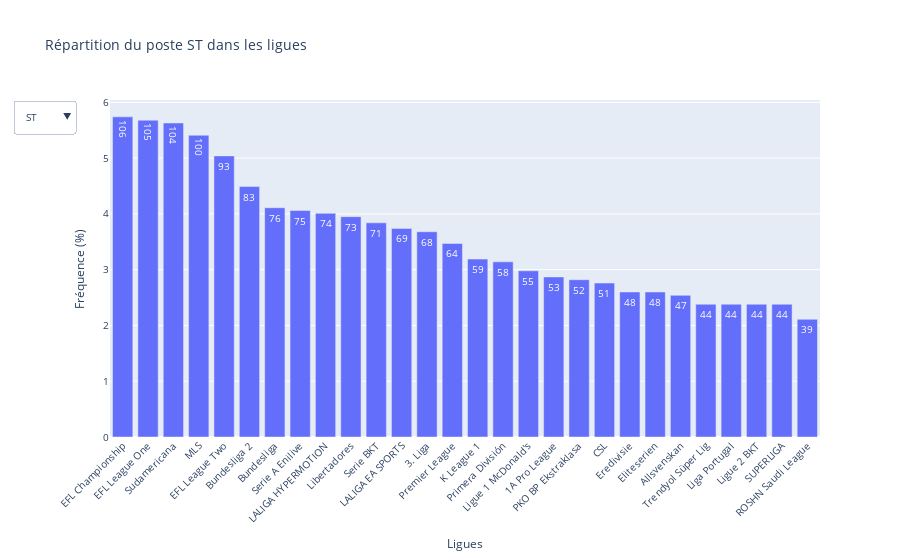

Notebook source saved alongside this figure:
### Markdown cell above
#### Tableau plus detaillés et meilleurs visualisation

### Code cell
import plotly.express as px


# Fonction pour calculer les effectifs et fréquences pour un poste spécifique
def calculer_effectifs_frequences_par_poste(df, poste):
    df_poste = df[df['Position'] == poste]
    effectifs_poste_ligue = df_poste['League'].value_counts().sort_values(ascending=False)
    frequences_poste_ligue = (effectifs_poste_ligue / df_poste['League'].value_counts().sum()) * 100
    return pd.DataFrame({
        'League': effectifs_poste_ligue.index,
        'Effectif': effectifs_poste_ligue.values,
        'Fréquence (%)': frequences_poste_ligue.values.round(2)
    })

# Créer un tableau pour chaque poste
postes = df_2['Position'].unique()
tableaux_par_poste = {poste: calculer_effectifs_frequences_par_poste(df_2, poste) for poste in postes}

# Graphique interactif
fig = px.bar(
    tableaux_par_poste[postes[0]],  # Par défaut on affiche le premier poste
    x='League',
    y='Fréquence (%)',
    text='Effectif',
    hover_data={'Fréquence (%)': ':.2f', 'Effectif': True},
    labels={'League': 'Ligues', 'Fréquence (%)': 'Fréquence (%)'},
    title=f"Répartition du poste {postes[0]} dans les ligues"
)

# Ajouter un dropdown pour changer de poste
buttons = [
    {
        'label': poste,
        'method': 'update',
        'args': [
            {'x': [tableaux_par_poste[poste]['League']],
             'y': [tableaux_par_poste[poste]['Fréquence (%)']],
             'text': [tableaux_par_poste[poste]['Effectif']]},
            {'title': f"Répartition du poste {poste} dans les ligues"}
        ]
    }
    for poste in postes
]

# Mise à jour du layout avec le dropdown
fig.update_layout(
    xaxis_tickangle=-45,  # Incliner les labels à 45 degrés
    font=dict(size=10),  # Diminuer la taille des écritures
    showlegend=False,  # Masquer la légende pour le moment
    updatemenus=[
        {
            'buttons': buttons,
            'direction': 'down',
            'showactive': True,
        }
    ]
)

# Afficher le graphique interactif avec le filtre
fig.show()

### Figure 1 — Plotly figure (JSON) as saved in the notebook; plotly's stock layout.template omitted (floating-point values rounded to 4 significant figures)
{"data": [{"alignmentgroup": "True", "customdata": [[106], [105], [104], [100], [93], [83], [76], [75], [74], [73], [71], [69], [68], [64], [59], [58], [55], [53], [52], [51], [48], [48], [47], [44], [44], [44], [44], [39]], "hovertemplate": "Ligues=%{x}<br>Fréquence (%)=%{y:.2f}<br>Effectif=%{customdata[0]}<extra></extra>", "legendgroup": "", "marker": {"color": "#636efa", "pattern": {"shape": ""}}, "name": "", "offsetgroup": "", "orientation": "v", "showlegend": false, "text": [106, 105, 104, 100, 93, 83, 76, 75, 74, 73, 71, 69, 68, 64, 59, 58, 55, 53, 52, 51, 48, 48, 47, 44, 44, 44, 44, 39], "textposition": "auto", "type": "bar", "x": ["EFL Championship", "EFL League One", "Sudamericana", "MLS", "EFL League Two", "Bundesliga 2", "Bundesliga", "Serie A Enilive", "LALIGA HYPERMOTION", "Libertadores", "Serie BKT", "LALIGA EA SPORTS", "3. Liga", "Premier League", "K League 1", "Primera División", "Ligue 1 McDonald's", "1A Pro League", "PKO BP Ekstraklasa", "CSL", "Eredivisie", "Eliteserien", "Allsvenskan", "Trendyol Süper Lig", "Liga Portugal", "Ligue 2 BKT", "SUPERLIGA", "ROSHN Saudi League"], "xaxis": "x", "y": [5.74, 5.68, 5.63, 5.41, 5.04, 4.49, 4.11, 4.06, 4.01, 3.95, 3.84, 3.74, 3.68, 3.47, 3.19, 3.14, 2.98, 2.87, 2.82, 2.76, 2.6, 2.6, 2.54, 2.38, 2.38, 2.38, 2.38, 2.11], "yaxis": "y"}], "layout": {"barmode": "relative", "font": {"size": 10}, "legend": {"tracegroupgap": 0}, "showlegend": false, "title": {"text": "Répartition du poste ST dans les ligues"}, "updatemenus": [{"buttons": [{"args": [{"text": [[106, 105, 104, 100, 93, 83, 76, 75, 74, 73, 71, 69, 68, 64, 59, 58, 55, 53, 52, 51, 48, 48, 47, 44, 44, 44, 44, 39]], "x": [["EFL Championship", "EFL League One", "Sudamericana", "MLS", "EFL League Two", "Bundesliga 2", "Bundesliga", "Serie A Enilive", "LALIGA HYPERMOTION", "Libertadores", "Serie BKT", "LALIGA EA SPORTS", "3. Liga", "Premier League", "K League 1", "Primera División", "Ligue 1 McDonald's", "1A Pro League", "PKO BP Ekstraklasa", "CSL", "Eredivisie", "Eliteserien", "Allsvenskan", "Trendyol Süper Lig", "Liga Portugal", "Ligue 2 BKT", "SUPERLIGA", "ROSHN Saudi League"]], "y": [[5.74, 5.68, 5.63, 5.41, 5.04, 4.49, 4.11, 4.06, 4.01, 3.95, 3.84, 3.74, 3.68, 3.47, 3.19, 3.14, 2.98, 2.87, 2.82, 2.76, 2.6, 2.6, 2.54, 2.38, 2.38, 2.38, 2.38, 2.11]]}, {"title": "Répartition du poste ST dans les ligues"}], "label": "ST", "method": "update"}, {"args": [{"text": [[79, 66, 63, 60, 55, 46, 44, 44, 42, 41, 40, 40, 38, 38, 36, 36, 33, 33, 33, 32, 31, 31, 31, 29, 27, 27, 22, 18]], "x": [["Sudamericana", "MLS", "Premier League", "EFL Championship", "Libertadores", "Bundesliga 2", "ROSHN Saudi League", "EFL League One", "Ligue 1 McDonald's", "3. Liga", "PKO BP Ekstraklasa", "EFL League Two", "LALIGA HYPERMOTION", "Trendyol Süper Lig", "Serie A Enilive", "Bundesliga", "1A Pro League", "Serie BKT", "LALIGA EA SPORTS", "CSL", "Liga Portugal", "Eredivisie", "SUPERLIGA", "Ligue 2 BKT", "Primera División", "K League 1", "Allsvenskan", "Eliteserien"]], "y": [[7.09, 5.92, 5.65, 5.38, 4.93, 4.13, 3.95, 3.95, 3.77, 3.68, 3.59, 3.59, 3.41, 3.41, 3.23, 3.23, 2.96, 2.96, 2.96, 2.87, 2.78, 2.78, 2.78, 2.6, 2.42, 2.42, 1.97, 1.61]]}, {"title": "Répartition du poste CDM dans les ligues"}], "label": "CDM", "method": "update"}, {"args": [{"text": [[56, 49, 47, 43, 40, 39, 39, 38, 37, 35, 32, 32, 30, 26, 26, 25, 24, 23, 23, 22, 21, 19, 19, 16, 12, 12, 11, 11]], "x": [["Sudamericana", "3. Liga", "PKO BP Ekstraklasa", "Bundesliga 2", "Bundesliga", "MLS", "EFL Championship", "Eredivisie", "EFL League One", "Libertadores", "Serie A Enilive", "Premier League", "EFL League Two", "LALIGA EA SPORTS", "Trendyol Süper Lig", "Serie BKT", "Primera División", "1A Pro League", "Ligue 1 McDonald's", "Liga Portugal", "SUPERLIGA", "ROSHN Saudi League", "Allsvenskan", "K League 1", "LALIGA HYPERMOTION", "Ligue 2 BKT", "CSL", "Eliteserien"]], "y": [[6.94, 6.07, 5.82, 5.33, 4.96, 4.83, 4.83, 4.71, 4.58, 4.34, 3.97, 3.97, 3.72, 3.22, 3.22, 3.1, 2.97, 2.85, 2.85, 2.73, 2.6, 2.35, 2.35, 1.98, 1.49, 1.49, 1.36, 1.36]]}, {"title": "Répartition du poste CAM dans les ligues"}], "label": "CAM", "method": "update"}, {"args": [{"text": [[23, 20, 20, 17, 17, 16, 16, 13, 12, 11, 10, 10, 10, 9, 9, 9, 8, 8, 6, 6, 6, 6, 6, 5, 4, 4, 3, 3]], "x": [["Premier League", "Eliteserien", "Allsvenskan", "SUPERLIGA", "Libertadores", "Sudamericana", "MLS", "Liga Portugal", "1A Pro League", "Serie A Enilive", "Eredivisie", "ROSHN Saudi League", "K League 1", "CSL", "PKO BP Ekstraklasa", "Serie BKT", "Ligue 1 McDonald's", "Bundesliga 2", "3. Liga", "LALIGA EA SPORTS", "Primera División", "Trendyol Süper Lig", "EFL League Two", "EFL Championship", "Bundesliga", "LALIGA HYPERMOTION", "EFL League One", "Ligue 2 BKT"]], "y": [[8.01, 6.97, 6.97, 5.92, 5.92, 5.57, 5.57, 4.53, 4.18, 3.83, 3.48, 3.48, 3.48, 3.14, 3.14, 3.14, 2.79, 2.79, 2.09, 2.09, 2.09, 2.09, 2.09, 1.74, 1.39, 1.39, 1.05, 1.05]]}, {"title": "Répartition du poste LW dans les ligues"}], "label": "LW", "method": "update"}, {"args": [{"text": [[89, 85, 83, 82, 80, 73, 70, 68, 66, 65, 61, 61, 58, 57, 57, 48, 48, 48, 48, 42, 40, 40, 39, 39, 38, 38, 36, 32]], "x": [["EFL League One", "Sudamericana", "EFL League Two", "Serie A Enilive", "MLS", "LALIGA EA SPORTS", "LALIGA HYPERMOTION", "Serie BKT", "EFL Championship", "Libertadores", "Premier League", "Allsvenskan", "K League 1", "Eliteserien", "CSL", "Liga Portugal", "Bundesliga", "SUPERLIGA", "Ligue 1 McDonald's", "Ligue 2 BKT", "1A Pro League", "Eredivisie", "PKO BP Ekstraklasa", "Primera División", "3. Liga", "Trendyol Süper Lig", "Bundesliga 2", "ROSHN Saudi League"]], "y": [[5.59, 5.34, 5.22, 5.15, 5.03, 4.59, 4.4, 4.27, 4.15, 4.09, 3.83, 3.83, 3.65, 3.58, 3.58, 3.02, 3.02, 3.02, 3.02, 2.64, 2.51, 2.51, 2.45, 2.45, 2.39, 2.39, 2.26, 2.01]]}, {"title": "Répartition du poste CM dans les ligues"}], "label": "CM", "method": "update"}, {"args": [{"text": [[100, 85, 76, 69, 69, 63, 62, 61, 61, 61, 57, 55, 54, 54, 53, 52, 49, 47, 46, 45, 45, 44, 44, 43, 41, 41, 40, 35]], "x": [["Sudamericana", "MLS", "EFL Championship", "Libertadores", "Premier League", "Bundesliga 2", "EFL League One", "Bundesliga", "Serie A Enilive", "Eredivisie", "3. Liga", "CSL", "Ligue 1 McDonald's", "LALIGA EA SPORTS", "LALIGA HYPERMOTION", "EFL League Two", "1A Pro League", "K League 1", "ROSHN Saudi League", "Liga Portugal", "Ligue 2 BKT", "PKO BP Ekstraklasa", "Trendyol Süper Lig", "Serie BKT", "Allsvenskan", "SUPERLIGA", "Eliteserien", "Primera División"]], "y": [[6.44, 5.48, 4.9, 4.45, 4.45, 4.06, 3.99, 3.93, 3.93, 3.93, 3.67, 3.54, 3.48, 3.48, 3.41, 3.35, 3.16, 3.03, 2.96, 2.9, 2.9, 2.84, 2.84, 2.77, 2.64, 2.64, 2.58, 2.26]]}, {"title": "Répartition du poste GK dans les ligues"}], "label": "GK", "method": "update"}, {"args": [{"text": [[143, 139, 126, 121, 115, 108, 104, 100, 98, 94, 93, 88, 87, 84, 84, 83, 80, 80, 73, 72, 72, 69, 67, 67, 66, 63, 63, 59]], "x": [["MLS", "Sudamericana", "EFL Championship", "EFL League One", "EFL League Two", "Premier League", "3. Liga", "Serie A Enilive", "Libertadores", "LALIGA EA SPORTS", "Bundesliga", "Bundesliga 2", "LALIGA HYPERMOTION", "K League 1", "PKO BP Ekstraklasa", "Ligue 1 McDonald's", "CSL", "Serie BKT", "1A Pro League", "Eliteserien", "Liga Portugal", "Primera División", "Allsvenskan", "Eredivisie", "ROSHN Saudi League", "Ligue 2 BKT", "SUPERLIGA", "Trendyol Süper Lig"]], "y": [[5.72, 5.56, 5.04, 4.84, 4.6, 4.32, 4.16, 4, 3.92, 3.76, 3.72, 3.52, 3.48, 3.36, 3.36, 3.32, 3.2, 3.2, 2.92, 2.88, 2.88, 2.76, 2.68, 2.68, 2.64, 2.52, 2.52, 2.36]]}, {"title": "Répartition du poste CB dans les ligues"}], "label": "CB", "method": "update"}, {"args": [{"text": [[25, 21, 21, 18, 18, 17, 17, 16, 15, 13, 12, 10, 9, 9, 9, 9, 8, 8, 8, 7, 7, 7, 6, 4, 4, 3, 3, 1]], "x": [["K League 1", "Premier League", "Eliteserien", "Libertadores", "Allsvenskan", "MLS", "Sudamericana", "SUPERLIGA", "Eredivisie", "Serie A Enilive", "Liga Portugal", "Bundesliga 2", "Serie BKT", "3. Liga", "1A Pro League", "EFL Championship", "Ligue 1 McDonald's", "PKO BP Ekstraklasa", "LALIGA EA SPORTS", "Trendyol Süper Lig", "CSL", "Primera División", "ROSHN Saudi League", "EFL League One", "EFL League Two", "Ligue 2 BKT", "Bundesliga", "LALIGA HYPERMOTION"]], "y": [[8.2, 6.89, 6.89, 5.9, 5.9, 5.57, 5.57, 5.25, 4.92, 4.26, 3.93, 3.28, 2.95, 2.95, 2.95, 2.95, 2.62, 2.62, 2.62, 2.3, 2.3, 2.3, 1.97, 1.31, 1.31, 0.98, 0.98, 0.33]]}, {"title": "Répartition du poste RW dans les ligues"}], "label": "RW", "method": "update"}, {"args": [{"text": [[62, 60, 56, 52, 44, 44, 43, 42, 40, 39, 38, 38, 37, 37, 35, 34, 34, 33, 32, 30, 29, 29, 28, 27, 27, 24, 24, 20]], "x": [["Sudamericana", "EFL Championship", "MLS", "EFL League One", "EFL League Two", "Libertadores", "Premier League", "LALIGA EA SPORTS", "CSL", "Bundesliga 2", "Serie A Enilive", "LALIGA HYPERMOTION", "Ligue 1 McDonald's", "ROSHN Saudi League", "Ligue 2 BKT", "Eliteserien", "Trendyol Süper Lig", "3. Liga", "Bundesliga", "Eredivisie", "K League 1", "Allsvenskan", "Primera División", "Liga Portugal", "SUPERLIGA", "1A Pro League", "PKO BP Ekstraklasa", "Serie BKT"]], "y": [[5.97, 5.78, 5.39, 5.01, 4.24, 4.24, 4.14, 4.05, 3.85, 3.76, 3.66, 3.66, 3.56, 3.56, 3.37, 3.28, 3.28, 3.18, 3.08, 2.89, 2.79, 2.79, 2.7, 2.6, 2.6, 2.31, 2.31, 1.93]]}, {"title": "Répartition du poste LB dans les ligues"}], "label": "LB", "method": "update"}, {"args": [{"text": [[52, 51, 50, 46, 43, 34, 32, 32, 31, 30, 30, 29, 29, 29, 29, 27, 27, 27, 25, 25, 24, 24, 23, 22, 17, 15, 15, 11]], "x": [["Sudamericana", "EFL Championship", "MLS", "LALIGA HYPERMOTION", "LALIGA EA SPORTS", "PKO BP Ekstraklasa", "CSL", "Ligue 1 McDonald's", "Libertadores", "EFL League Two", "Ligue 2 BKT", "Primera División", "Eredivisie", "Premier League", "ROSHN Saudi League", "Bundesliga", "1A Pro League", "3. Liga", "Bundesliga 2", "Liga Portugal", "K League 1", "Serie A Enilive", "Trendyol Süper Lig", "EFL League One", "Serie BKT", "SUPERLIGA", "Allsvenskan", "Eliteserien"]], "y": [[6.27, 6.15, 6.03, 5.55, 5.19, 4.1, 3.86, 3.86, 3.74, 3.62, 3.62, 3.5, 3.5, 3.5, 3.5, 3.26, 3.26, 3.26, 3.02, 3.02, 2.9, 2.9, 2.77, 2.65, 2.05, 1.81, 1.81, 1.33]]}, {"title": "Répartition du poste LM dans les ligues"}], "label": "LM", "method": "update"}, {"args": [{"text": [[69, 65, 55, 51, 51, 45, 44, 43, 42, 41, 41, 37, 36, 36, 35, 35, 35, 34, 32, 32, 31, 31, 31, 29, 29, 27, 27, 25]], "x": [["MLS", "Sudamericana", "EFL League One", "EFL Championship", "Premier League", "CSL", "LALIGA EA SPORTS", "3. Liga", "Ligue 1 McDonald's", "Libertadores", "EFL League Two", "Bundesliga", "K League 1", "Serie A Enilive", "Bundesliga 2", "LALIGA HYPERMOTION", "Primera División", "Eredivisie", "Ligue 2 BKT", "Eliteserien", "PKO BP Ekstraklasa", "Serie BKT", "Liga Portugal", "SUPERLIGA", "ROSHN Saudi League", "Allsvenskan", "Trendyol Süper Lig", "1A Pro League"]], "y": [[6.34, 5.97, 5.05, 4.68, 4.68, 4.13, 4.04, 3.95, 3.86, 3.76, 3.76, 3.4, 3.31, 3.31, 3.21, 3.21, 3.21, 3.12, 2.94, 2.94, 2.85, 2.85, 2.85, 2.66, 2.66, 2.48, 2.48, 2.3]]}, {"title": "Répartition du poste RB dans les ligues"}], "label": "RB", "method": "update"}, {"args": [{"text": [[51, 41, 38, 37, 35, 34, 33, 32, 32, 32, 30, 29, 28, 28, 28, 28, 27, 24, 24, 24, 23, 21, 21, 20, 19, 14, 11, 7]], "x": [["Sudamericana", "MLS", "LALIGA HYPERMOTION", "LALIGA EA SPORTS", "Trendyol Süper Lig", "EFL Championship", "Premier League", "ROSHN Saudi League", "PKO BP Ekstraklasa", "Ligue 1 McDonald's", "CSL", "Serie A Enilive", "Eredivisie", "Libertadores", "Bundesliga", "Primera División", "Bundesliga 2", "1A Pro League", "Liga Portugal", "EFL League Two", "Ligue 2 BKT", "EFL League One", "3. Liga", "K League 1", "SUPERLIGA", "Serie BKT", "Eliteserien", "Allsvenskan"]], "y": [[6.61, 5.32, 4.93, 4.8, 4.54, 4.41, 4.28, 4.15, 4.15, 4.15, 3.89, 3.76, 3.63, 3.63, 3.63, 3.63, 3.5, 3.11, 3.11, 3.11, 2.98, 2.72, 2.72, 2.59, 2.46, 1.82, 1.43, 0.91]]}, {"title": "Répartition du poste RM dans les ligues"}], "label": "RM", "method": "update"}], "direction": "down", "showactive": true}], "xaxis": {"anchor": "y", "domain": [0, 1], "tickangle": -45, "title": {"text": "Ligues"}}, "yaxis": {"anchor": "x", "domain": [0, 1], "title": {"text": "Fréquence (%)"}}}}
